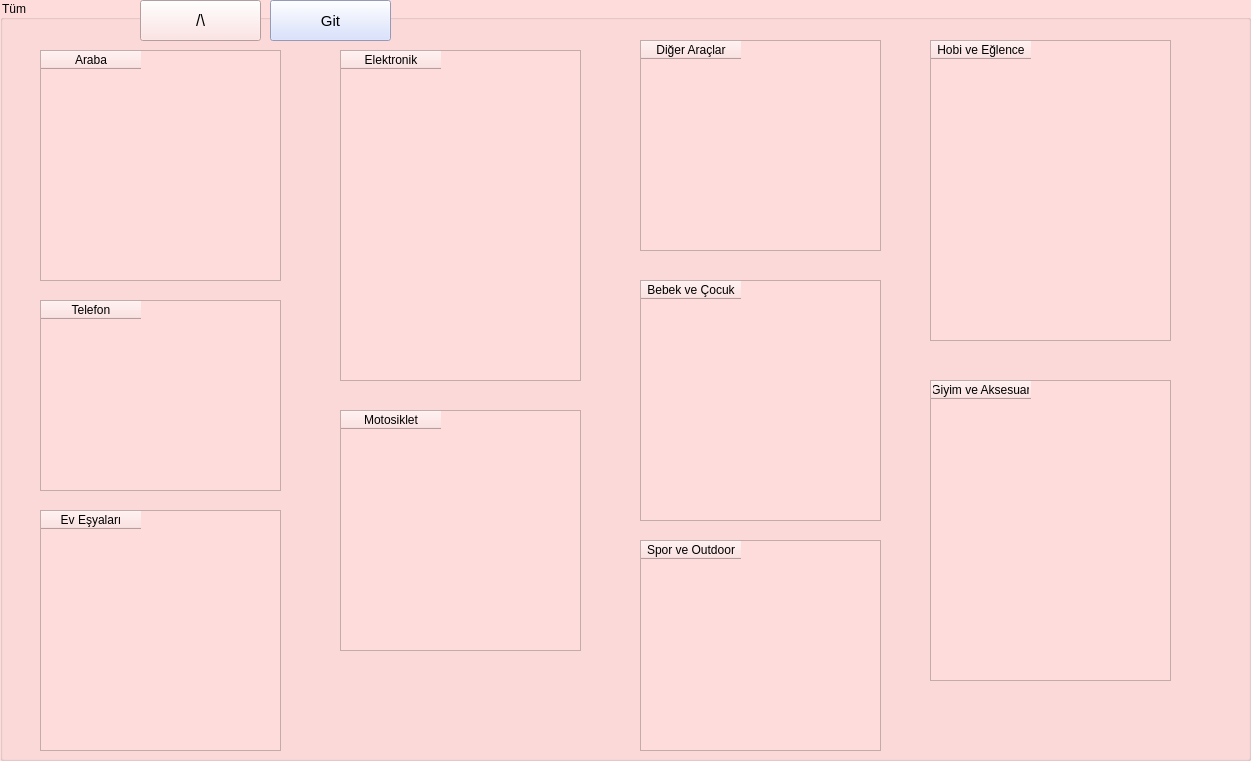
      <widget class="QGroupBox" name="groupBox_2">
       <property name="geometry">
        <rect>
         <x>30</x>
         <y>40</y>
         <width>1251</width>
         <height>761</height>
        </rect>
       </property>
       <property name="styleSheet">
        <string notr="true">background-color:rgb(255, 220, 220);</string>
       </property>
       <property name="title">
        <string>Tüm</string>
       </property>
       <widget class="QPushButton" name="pushButton_10">
        <property name="geometry">
         <rect>
          <x>140</x>
          <y>0</y>
          <width>121</width>
          <height>41</height>
         </rect>
        </property>
        <property name="font">
         <font>
          <pointsize>12</pointsize>
         </font>
        </property>
        <property name="text">
         <string>/\</string>
        </property>
       </widget>
       <widget class="QTableWidget" name="tableWidget">
        <property name="geometry">
         <rect>
          <x>40</x>
          <y>50</y>
          <width>241</width>
          <height>231</height>
         </rect>
        </property>
        <column>
         <property name="text">
          <string>Araba</string>
         </property>
        </column>
       </widget>
       <widget class="QTableWidget" name="tableWidget_2">
        <property name="geometry">
         <rect>
          <x>40</x>
          <y>300</y>
          <width>241</width>
          <height>191</height>
         </rect>
        </property>
        <column>
         <property name="text">
          <string>Telefon</string>
         </property>
        </column>
       </widget>
       <widget class="QTableWidget" name="tableWidget_3">
        <property name="geometry">
         <rect>
          <x>40</x>
          <y>510</y>
          <width>241</width>
          <height>241</height>
         </rect>
        </property>
        <column>
         <property name="text">
          <string>Ev Eşyaları</string>
         </property>
        </column>
       </widget>
       <widget class="QTableWidget" name="tableWidget_4">
        <property name="geometry">
         <rect>
          <x>340</x>
          <y>50</y>
          <width>241</width>
          <height>331</height>
         </rect>
        </property>
        <column>
         <property name="text">
          <string>Elektronik</string>
         </property>
        </column>
       </widget>
       <widget class="QTableWidget" name="tableWidget_5">
        <property name="geometry">
         <rect>
          <x>340</x>
          <y>410</y>
          <width>241</width>
          <height>241</height>
         </rect>
        </property>
        <column>
         <property name="text">
          <string>Motosiklet</string>
         </property>
        </column>
       </widget>
       <widget class="QTableWidget" name="tableWidget_6">
        <property name="geometry">
         <rect>
          <x>640</x>
          <y>40</y>
          <width>241</width>
          <height>211</height>
         </rect>
        </property>
        <column>
         <property name="text">
          <string>Diğer Araçlar</string>
         </property>
        </column>
       </widget>
       <widget class="QTableWidget" name="tableWidget_7">
        <property name="geometry">
         <rect>
          <x>640</x>
          <y>280</y>
          <width>241</width>
          <height>241</height>
         </rect>
        </property>
        <column>
         <property name="text">
          <string>Bebek ve Çocuk</string>
         </property>
        </column>
       </widget>
       <widget class="QTableWidget" name="tableWidget_8">
        <property name="geometry">
         <rect>
          <x>640</x>
          <y>540</y>
          <width>241</width>
          <height>211</height>
         </rect>
        </property>
        <column>
         <property name="text">
          <string>Spor ve Outdoor</string>
         </property>
        </column>
       </widget>
       <widget class="QTableWidget" name="tableWidget_9">
        <property name="geometry">
         <rect>
          <x>930</x>
          <y>40</y>
          <width>241</width>
          <height>301</height>
         </rect>
        </property>
        <column>
         <property name="text">
          <string>Hobi ve Eğlence</string>
         </property>
        </column>
       </widget>
       <widget class="QTableWidget" name="tableWidget_10">
        <property name="geometry">
         <rect>
          <x>930</x>
          <y>380</y>
          <width>241</width>
          <height>301</height>
         </rect>
        </property>
        <column>
         <property name="text">
          <string>Giyim ve Aksesuar</string>
         </property>
        </column>
       </widget>
       <widget class="QPushButton" name="pushButton_24">
        <property name="geometry">
         <rect>
          <x>270</x>
          <y>0</y>
          <width>121</width>
          <height>41</height>
         </rect>
        </property>
        <property name="font">
         <font>
          <pointsize>11</pointsize>
         </font>
        </property>
        <property name="styleSheet">
         <string notr="true">background-color:rgb(206, 217, 255);</string>
        </property>
        <property name="text">
         <string>Git</string>
        </property>
       </widget>
      </widget>
